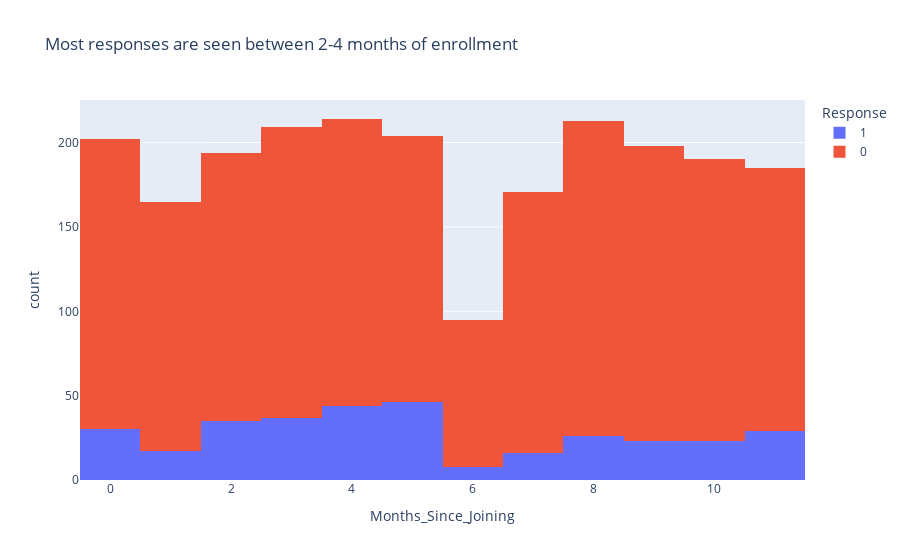

Notebook source saved alongside this figure:
### Code cell
fig = px.histogram(df_clean, x='Months_Since_Joining', color='Response', title='Most responses are seen between 2-4 months of enrollment')
fig

### Figure 1 — Plotly figure (JSON) as saved in the notebook; plotly's stock layout.template omitted (floating-point values rounded to 4 significant figures; data arrays with more than 128 entries replaced by an {"elided": "..."} marker saying what was removed)
{"data": [{"alignmentgroup": "True", "bingroup": "x", "hovertemplate": "Response=1<br>Months_Since_Joining=%{x}<br>count=%{y}<extra></extra>", "legendgroup": "1", "marker": {"color": "#636efa"}, "name": "1", "offsetgroup": "1", "orientation": "v", "showlegend": true, "type": "histogram", "x": {"elided": "334 int values"}, "xaxis": "x", "yaxis": "y"}, {"alignmentgroup": "True", "bingroup": "x", "hovertemplate": "Response=0<br>Months_Since_Joining=%{x}<br>count=%{y}<extra></extra>", "legendgroup": "0", "marker": {"color": "#EF553B"}, "name": "0", "offsetgroup": "0", "orientation": "v", "showlegend": true, "type": "histogram", "x": {"elided": "1906 int values"}, "xaxis": "x", "yaxis": "y"}], "layout": {"barmode": "relative", "legend": {"title": {"text": "Response"}, "tracegroupgap": 0}, "title": {"text": "Most responses are seen between 2-4 months of enrollment"}, "xaxis": {"anchor": "y", "domain": [0, 1], "title": {"text": "Months_Since_Joining"}}, "yaxis": {"anchor": "x", "domain": [0, 1], "title": {"text": "count"}}}}
